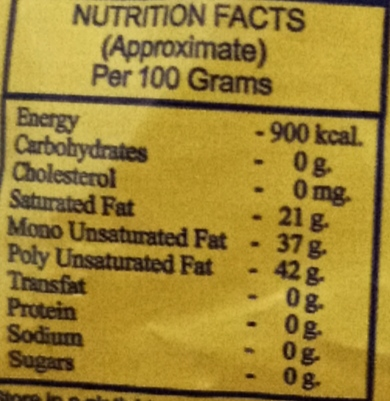
#> input picture sample_images/nf131.jpg, 390 x 401 px
$ python autoGamma.py
#> lines starting #> are read from the running program, lines starting #| are printed output that depends on the picture; after the words box and inside, x2 and y2 are one past the last pixel; in counts of white or black regions, pixels touching at a corner belong together
import cv2
import numpy as np
import pytesseract
"""
Testing different ways to automatically correct the gamma values of an image
"""
# [82 lines left out: functions gamma_correction, automatic_gamma_correction, adaptive_gamma_correction, not called in this run]


def adaptive_gamma_correction_with_otsu(image, block_size=16, gamma=1.0):
    # Convert the image to grayscale
    gray = cv2.cvtColor(image, cv2.COLOR_BGR2GRAY)

    # Divide the image into blocks
    blocks = []
    for i in range(0, gray.shape[0], block_size):
        for j in range(0, gray.shape[1], block_size):
            block = gray[i : i + block_size, j : j + block_size]
            blocks.append(block)

    # Apply Otsu's thresholding to each block and calculate the gamma-corrected image
    gamma_corrected_blocks = []
    for block in blocks:
        # Apply Otsu's thresholding to the block
        _, thresholded_block = cv2.threshold(
            block, 0, 255, cv2.THRESH_BINARY + cv2.THRESH_OTSU
        )

        # Calculate the histogram of the thresholded block
        hist, _ = np.histogram(thresholded_block, bins=256, range=(0, 256))

        # Calculate the cumulative distribution function of the thresholded block
        cdf = hist.cumsum()

        # Normalize the cumulative distribution function
        cdf_normalized = cdf / cdf[-1]

        # Calculate the gamma-corrected lookup table for the thresholded block
        inv_gamma = 1.0 / gamma
        table = np.array(
            [((i / 255.0) ** inv_gamma) * 255 for i in np.arange(0, 256)]
        ).astype("uint8")

        # Apply the gamma-corrected lookup table to the thresholded block
        gamma_corrected_block = cv2.LUT(thresholded_block, table)

        # Add the gamma-corrected block to the list of gamma-corrected blocks
        gamma_corrected_blocks.append(gamma_corrected_block)

    # Assemble the gamma-corrected image by merging the gamma-corrected blocks
    gamma_corrected_image = np.zeros_like(gray)
    block_index = 0
    for i in range(0, gray.shape[0], block_size):
        for j in range(0, gray.shape[1], block_size):
            gamma_corrected_block = gamma_corrected_blocks[block_index]
            gamma_corrected_image[
                i : i + block_size, j : j + block_size
            ] = gamma_corrected_block
            block_index += 1

    return gamma_corrected_image


# [84 lines left out: functions adaptive_gamma_correction_with_otsu_clarity, sharpen_text_regions, not called in this run]

# Load the image
img = cv2.imread("./sample_images/nf131.jpg")
#> img is the input picture: shape (401, 390, 3); mean B, G, R 52.9, 133, 159

# # Calculate the mean brightness of the image
gray = cv2.cvtColor(img, cv2.COLOR_BGR2GRAY)
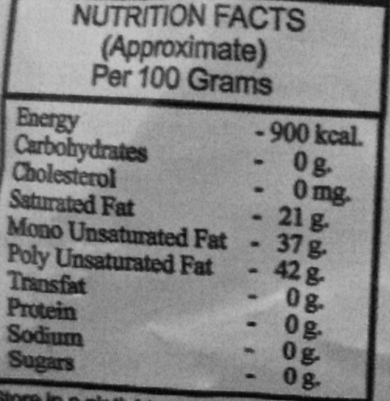
#> gray: shape (401, 390); min 4, max 200, mean 131.6
# [26 lines of commented-out code are left out]

adapt_otsu = adaptive_gamma_correction_with_otsu(img)
#> after the loop in adaptive_gamma_correction_with_otsu, `for i in range(0, gray.shape[0], block_size):`: blocks = 650 items
#> after the loop in adaptive_gamma_correction_with_otsu, `for i in range(0, gray.shape[0], block_size):`:
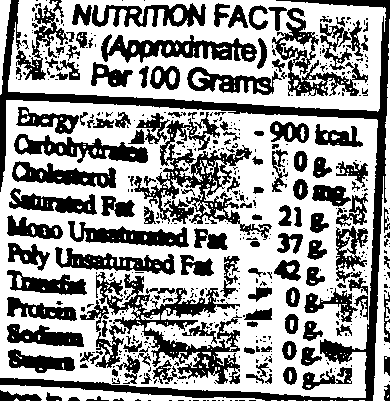
#> gamma_corrected_image: shape (401, 390); 60.6% white; 516 black regions (363 under 20 px), largest, box (x1, y1, x2, y2) and area: (0, 0, 390, 401) 10710, (96, 272, 242, 384) 4493, (134, 112, 272, 240) 4132
#> after the loop in adaptive_gamma_correction_with_otsu, `for i in range(0, gray.shape[0], block_size):`: block_index = 650
cv2.imshow("New Adapt with Otsu", adapt_otsu)
#> (the run stopped early here; a loop or call above may not have finished)

$ run again, with sample_images/nf105.jpg copied over sample_images/nf131.jpg
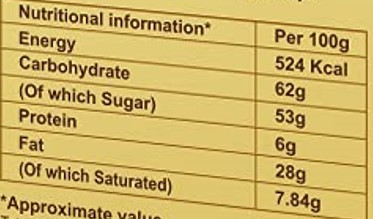
#> input picture sample_images/nf105.jpg, 373 x 219 px
#> img is the input picture: shape (219, 373, 3); mean B, G, R 102.3, 180.9, 207.4
#> `gray = cv2.cvtColor(img, cv2.COLOR_BGR2GRAY)`:
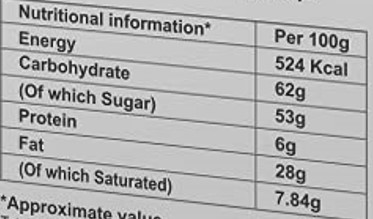
#> gray: shape (219, 373); min 7, max 248, mean 179.9
#> after the loop in adaptive_gamma_correction_with_otsu, `for i in range(0, gray.shape[0], block_size):`: blocks = 336 items
#> after the loop in adaptive_gamma_correction_with_otsu, `for i in range(0, gray.shape[0], block_size):`:
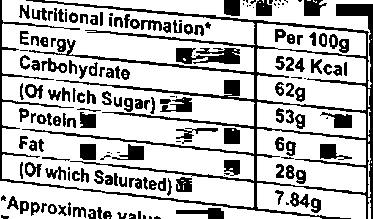
#> gamma_corrected_image: shape (219, 373); 74.2% white; 177 black regions (41 under 20 px), largest, box (x1, y1, x2, y2) and area: (0, 0, 373, 219) 8992, (176, 48, 240, 64) 731, (176, 208, 224, 219) 295
#> after the loop in adaptive_gamma_correction_with_otsu, `for i in range(0, gray.shape[0], block_size):`: block_index = 336

$ run again, with sample_images/nf157.jpg copied over sample_images/nf131.jpg
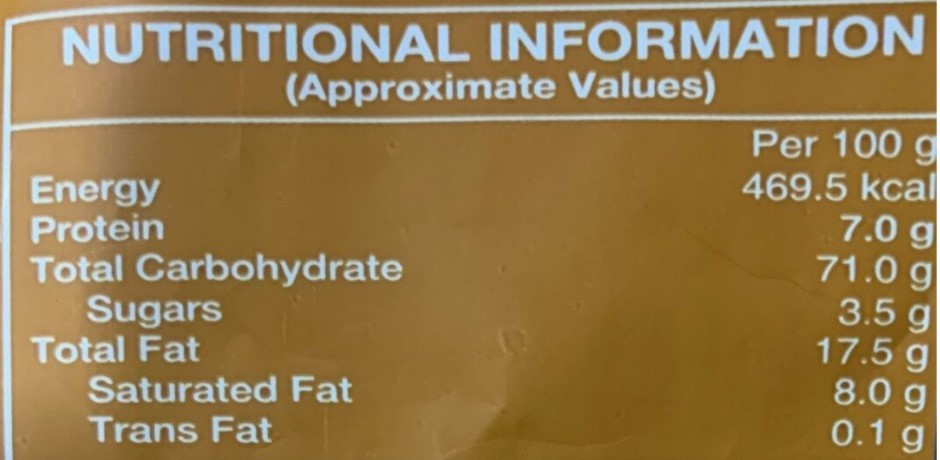
#> input picture sample_images/nf157.jpg, 940 x 460 px
#> img is the input picture: shape (460, 940, 3); mean B, G, R 74.5, 120.6, 147.6
#> `gray = cv2.cvtColor(img, cv2.COLOR_BGR2GRAY)`:
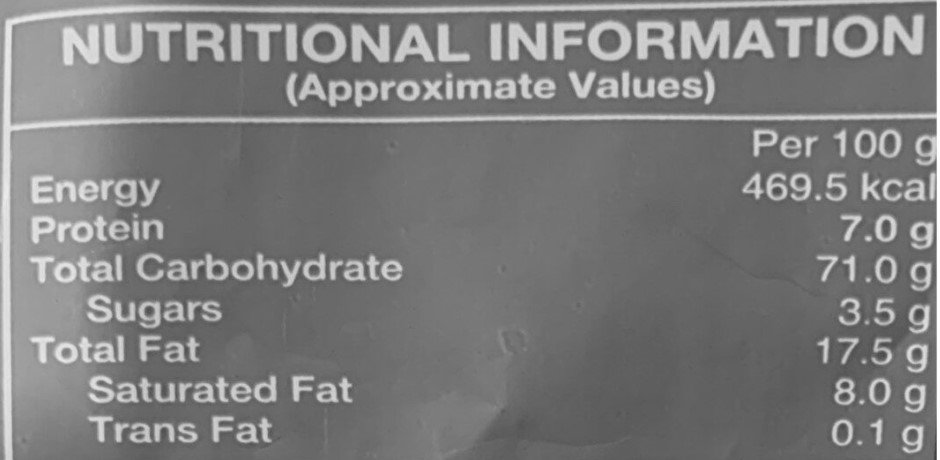
#> gray: shape (460, 940); min 62, max 255, mean 123.4
#> after the loop in adaptive_gamma_correction_with_otsu, `for i in range(0, gray.shape[0], block_size):`: blocks = 1711 items
#> after the loop in adaptive_gamma_correction_with_otsu, `for i in range(0, gray.shape[0], block_size):`:
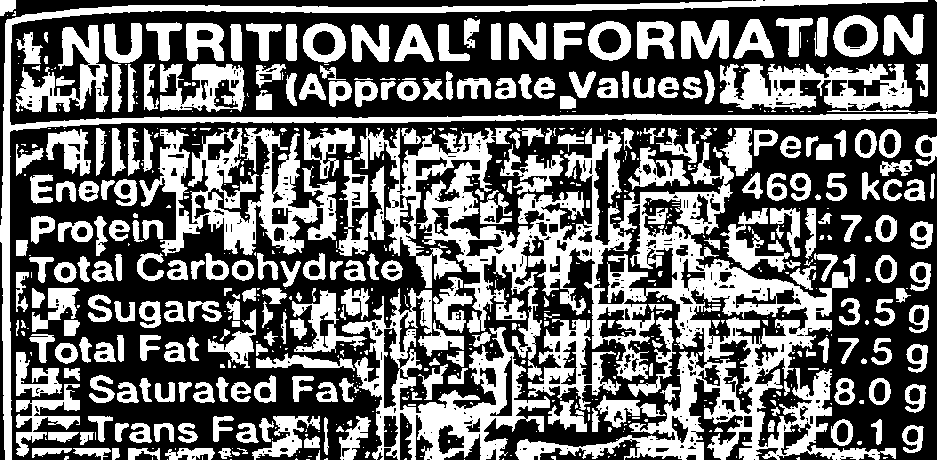
#> gamma_corrected_image: shape (460, 940); 42.2% white; 720 white regions (425 under 20 px), largest, box (x1, y1, x2, y2) and area: (354, 128, 896, 460) 44760, (0, 0, 940, 460) 15414, (139, 128, 337, 256) 10649
#> after the loop in adaptive_gamma_correction_with_otsu, `for i in range(0, gray.shape[0], block_size):`: block_index = 1711

$ run again, with sample_images/nf37.jpg copied over sample_images/nf131.jpg
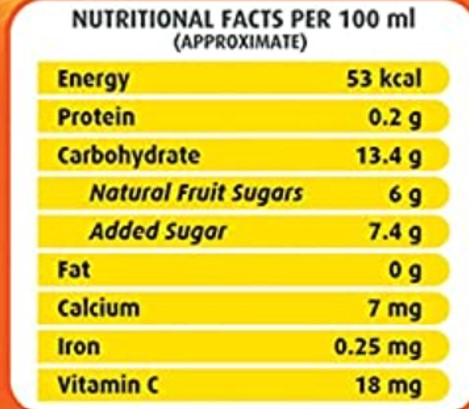
#> input picture sample_images/nf37.jpg, 469 x 409 px
#> img is the input picture: shape (409, 469, 3); mean B, G, R 90.7, 214.6, 232.6
#> `gray = cv2.cvtColor(img, cv2.COLOR_BGR2GRAY)`:
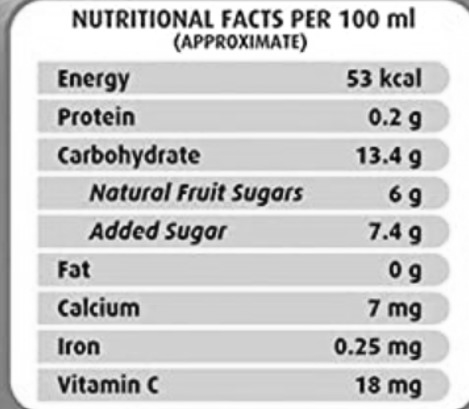
#> gray: shape (409, 469); min 0, max 255, mean 205.9
#> after the loop in adaptive_gamma_correction_with_otsu, `for i in range(0, gray.shape[0], block_size):`: blocks = 780 items
#> after the loop in adaptive_gamma_correction_with_otsu, `for i in range(0, gray.shape[0], block_size):`:
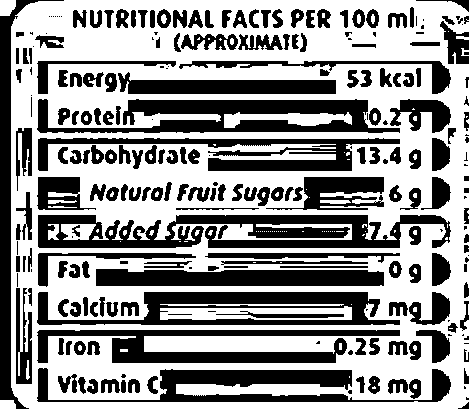
#> gamma_corrected_image: shape (409, 469); 57.8% white; 248 black regions (60 under 20 px), largest, box (x1, y1, x2, y2) and area: (38, 215, 451, 248) 8446, (37, 99, 400, 133) 6688, (37, 292, 400, 325) 5742
#> after the loop in adaptive_gamma_correction_with_otsu, `for i in range(0, gray.shape[0], block_size):`: block_index = 780
